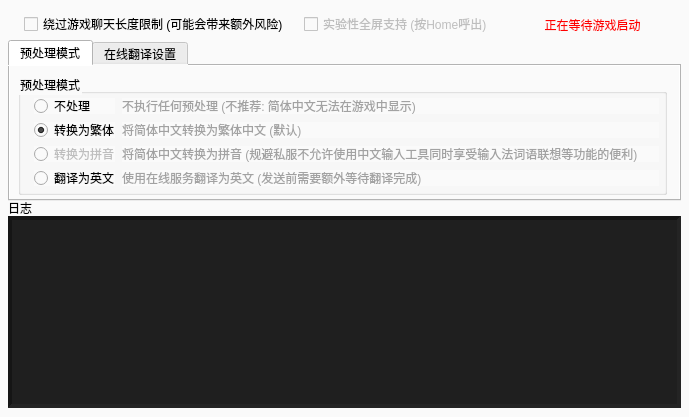
<?xml version="1.0" encoding="UTF-8"?>
<ui version="4.0">
 <class>BattlefieldChatClass</class>
 <widget class="QMainWindow" name="BattlefieldChatClass">
  <property name="geometry">
   <rect>
    <x>0</x>
    <y>0</y>
    <width>689</width>
    <height>417</height>
   </rect>
  </property>
  <property name="sizePolicy">
   <sizepolicy hsizetype="Fixed" vsizetype="Fixed">
    <horstretch>0</horstretch>
    <verstretch>0</verstretch>
   </sizepolicy>
  </property>
  <property name="windowTitle">
   <string>Battlefield 1 中文输入工具</string>
  </property>
  <property name="windowIcon">
   <iconset resource="BattlefieldChat.qrc">
    <normaloff>:/BattlefieldChat/icon1.ico</normaloff>:/BattlefieldChat/icon1.ico</iconset>
  </property>
  <property name="styleSheet">
   <string notr="true">background-color: rgb(250, 250, 250);</string>
  </property>
  <widget class="QWidget" name="centralWidget">
   <property name="sizePolicy">
    <sizepolicy hsizetype="Fixed" vsizetype="Fixed">
     <horstretch>0</horstretch>
     <verstretch>0</verstretch>
    </sizepolicy>
   </property>
   <property name="autoFillBackground">
    <bool>false</bool>
   </property>
   <widget class="QLabel" name="label">
    <property name="geometry">
     <rect>
      <x>8</x>
      <y>200</y>
      <width>657</width>
      <height>16</height>
     </rect>
    </property>
    <property name="text">
     <string>日志</string>
    </property>
   </widget>
   <widget class="QWidget" name="mainContent" native="true">
    <property name="enabled">
     <bool>true</bool>
    </property>
    <property name="geometry">
     <rect>
      <x>8</x>
      <y>16</y>
      <width>673</width>
      <height>185</height>
     </rect>
    </property>
    <widget class="QCheckBox" name="chkAllowBypassLimit">
     <property name="geometry">
      <rect>
       <x>16</x>
       <y>0</y>
       <width>273</width>
       <height>16</height>
      </rect>
     </property>
     <property name="text">
      <string>绕过游戏聊天长度限制 (可能会带来额外风险)</string>
     </property>
    </widget>
    <widget class="QCheckBox" name="chkSupportFullscreen">
     <property name="enabled">
      <bool>false</bool>
     </property>
     <property name="geometry">
      <rect>
       <x>296</x>
       <y>0</y>
       <width>185</width>
       <height>16</height>
      </rect>
     </property>
     <property name="text">
      <string>实验性全屏支持 (按Home呼出)</string>
     </property>
    </widget>
    <widget class="QTabWidget" name="tabWidget">
     <property name="geometry">
      <rect>
       <x>0</x>
       <y>24</y>
       <width>673</width>
       <height>161</height>
      </rect>
     </property>
     <property name="tabShape">
      <enum>QTabWidget::Rounded</enum>
     </property>
     <property name="currentIndex">
      <number>0</number>
     </property>
     <widget class="QWidget" name="tab">
      <attribute name="title">
       <string>预处理模式</string>
      </attribute>
      <widget class="QGroupBox" name="groupPreprocessMode">
       <property name="geometry">
        <rect>
         <x>8</x>
         <y>8</y>
         <width>649</width>
         <height>121</height>
        </rect>
       </property>
       <property name="title">
        <string>预处理模式</string>
       </property>
       <widget class="QRadioButton" name="radioModeNop">
        <property name="geometry">
         <rect>
          <x>16</x>
          <y>24</y>
          <width>81</width>
          <height>16</height>
         </rect>
        </property>
        <property name="text">
         <string>不处理</string>
        </property>
       </widget>
       <widget class="QRadioButton" name="radioModeTrad">
        <property name="geometry">
         <rect>
          <x>16</x>
          <y>48</y>
          <width>81</width>
          <height>16</height>
         </rect>
        </property>
        <property name="text">
         <string>转换为繁体</string>
        </property>
        <property name="checked">
         <bool>true</bool>
        </property>
       </widget>
       <widget class="QRadioButton" name="radioModePinyin">
        <property name="enabled">
         <bool>false</bool>
        </property>
        <property name="geometry">
         <rect>
          <x>16</x>
          <y>72</y>
          <width>81</width>
          <height>16</height>
         </rect>
        </property>
        <property name="text">
         <string>转换为拼音</string>
        </property>
       </widget>
       <widget class="QRadioButton" name="radioModeEnglish">
        <property name="enabled">
         <bool>true</bool>
        </property>
        <property name="geometry">
         <rect>
          <x>16</x>
          <y>96</y>
          <width>81</width>
          <height>16</height>
         </rect>
        </property>
        <property name="text">
         <string>翻译为英文</string>
        </property>
        <property name="checkable">
         <bool>true</bool>
        </property>
       </widget>
       <widget class="QLabel" name="label_3">
        <property name="geometry">
         <rect>
          <x>104</x>
          <y>24</y>
          <width>537</width>
          <height>16</height>
         </rect>
        </property>
        <property name="styleSheet">
         <string notr="true">color: rgb(162, 162, 162);</string>
        </property>
        <property name="text">
         <string>不执行任何预处理 (不推荐: 简体中文无法在游戏中显示)</string>
        </property>
       </widget>
       <widget class="QLabel" name="label_4">
        <property name="geometry">
         <rect>
          <x>104</x>
          <y>48</y>
          <width>537</width>
          <height>16</height>
         </rect>
        </property>
        <property name="styleSheet">
         <string notr="true">color: rgb(162, 162, 162);</string>
        </property>
        <property name="text">
         <string>将简体中文转换为繁体中文 (默认)</string>
        </property>
       </widget>
       <widget class="QLabel" name="label_5">
        <property name="geometry">
         <rect>
          <x>104</x>
          <y>72</y>
          <width>537</width>
          <height>16</height>
         </rect>
        </property>
        <property name="styleSheet">
         <string notr="true">color: rgb(162, 162, 162);</string>
        </property>
        <property name="text">
         <string>将简体中文转换为拼音 (规避私服不允许使用中文输入工具同时享受输入法词语联想等功能的便利)</string>
        </property>
       </widget>
       <widget class="QLabel" name="label_6">
        <property name="geometry">
         <rect>
          <x>104</x>
          <y>96</y>
          <width>537</width>
          <height>16</height>
         </rect>
        </property>
        <property name="styleSheet">
         <string notr="true">color: rgb(162, 162, 162);</string>
        </property>
        <property name="text">
         <string>使用在线服务翻译为英文 (发送前需要额外等待翻译完成)</string>
        </property>
       </widget>
      </widget>
     </widget>
     <widget class="QWidget" name="tab_2">
      <attribute name="title">
       <string>在线翻译设置</string>
      </attribute>
      <widget class="QGroupBox" name="groupBox">
       <property name="geometry">
        <rect>
         <x>8</x>
         <y>8</y>
         <width>257</width>
         <height>105</height>
        </rect>
       </property>
       <property name="title">
        <string>提供商</string>
       </property>
       <widget class="QRadioButton" name="radioProviderDeepL">
        <property name="enabled">
         <bool>false</bool>
        </property>
        <property name="geometry">
         <rect>
          <x>16</x>
          <y>24</y>
          <width>233</width>
          <height>16</height>
         </rect>
        </property>
        <property name="text">
         <string>DeepL (翻译质量最好 国内连接速度慢)</string>
        </property>
        <property name="checked">
         <bool>false</bool>
        </property>
       </widget>
       <widget class="QRadioButton" name="radioProviderBaidu">
        <property name="geometry">
         <rect>
          <x>16</x>
          <y>48</y>
          <width>233</width>
          <height>16</height>
         </rect>
        </property>
        <property name="text">
         <string>百度翻译 (需要自行申请密钥)</string>
        </property>
        <property name="checked">
         <bool>true</bool>
        </property>
       </widget>
      </widget>
      <widget class="QGroupBox" name="chkUseProxy">
       <property name="enabled">
        <bool>false</bool>
       </property>
       <property name="geometry">
        <rect>
         <x>464</x>
         <y>8</y>
         <width>201</width>
         <height>57</height>
        </rect>
       </property>
       <property name="title">
        <string>使用代理 (HTTPS)</string>
       </property>
       <property name="checkable">
        <bool>true</bool>
       </property>
       <property name="checked">
        <bool>false</bool>
       </property>
       <widget class="QLineEdit" name="editProxyHost">
        <property name="geometry">
         <rect>
          <x>16</x>
          <y>24</y>
          <width>121</width>
          <height>20</height>
         </rect>
        </property>
        <property name="text">
         <string>127.0.0.1</string>
        </property>
       </widget>
       <widget class="QSpinBox" name="editProxyPort">
        <property name="geometry">
         <rect>
          <x>144</x>
          <y>24</y>
          <width>42</width>
          <height>20</height>
         </rect>
        </property>
        <property name="buttonSymbols">
         <enum>QAbstractSpinBox::NoButtons</enum>
        </property>
        <property name="minimum">
         <number>1</number>
        </property>
        <property name="maximum">
         <number>65536</number>
        </property>
        <property name="value">
         <number>1080</number>
        </property>
       </widget>
      </widget>
      <widget class="QGroupBox" name="groupBox_3">
       <property name="geometry">
        <rect>
         <x>464</x>
         <y>72</y>
         <width>201</width>
         <height>57</height>
        </rect>
       </property>
       <property name="title">
        <string>翻译超时</string>
       </property>
       <widget class="QSpinBox" name="editTranslateTimeout">
        <property name="geometry">
         <rect>
          <x>16</x>
          <y>24</y>
          <width>153</width>
          <height>22</height>
         </rect>
        </property>
        <property name="minimum">
         <number>500</number>
        </property>
        <property name="maximum">
         <number>30000</number>
        </property>
        <property name="singleStep">
         <number>500</number>
        </property>
        <property name="value">
         <number>5000</number>
        </property>
       </widget>
       <widget class="QLabel" name="label_2">
        <property name="geometry">
         <rect>
          <x>176</x>
          <y>24</y>
          <width>17</width>
          <height>25</height>
         </rect>
        </property>
        <property name="text">
         <string>ms</string>
        </property>
       </widget>
      </widget>
      <widget class="QGroupBox" name="groupBox_2">
       <property name="geometry">
        <rect>
         <x>272</x>
         <y>8</y>
         <width>185</width>
         <height>81</height>
        </rect>
       </property>
       <property name="title">
        <string>百度翻译API密钥</string>
       </property>
       <widget class="QLineEdit" name="editTranslateBaiduKey">
        <property name="geometry">
         <rect>
          <x>56</x>
          <y>48</y>
          <width>113</width>
          <height>20</height>
         </rect>
        </property>
       </widget>
       <widget class="QLabel" name="label_7">
        <property name="geometry">
         <rect>
          <x>16</x>
          <y>24</y>
          <width>33</width>
          <height>20</height>
         </rect>
        </property>
        <property name="text">
         <string>APPID</string>
        </property>
       </widget>
       <widget class="QLineEdit" name="editTranslateBaiduAppid">
        <property name="geometry">
         <rect>
          <x>56</x>
          <y>24</y>
          <width>113</width>
          <height>20</height>
         </rect>
        </property>
       </widget>
       <widget class="QLabel" name="label_8">
        <property name="geometry">
         <rect>
          <x>16</x>
          <y>48</y>
          <width>33</width>
          <height>20</height>
         </rect>
        </property>
        <property name="text">
         <string>密钥</string>
        </property>
       </widget>
      </widget>
      <widget class="QCheckBox" name="chkTranslateKeepOriginal">
       <property name="geometry">
        <rect>
         <x>8</x>
         <y>112</y>
         <width>185</width>
         <height>25</height>
        </rect>
       </property>
       <property name="text">
        <string>翻译后保留中文原文</string>
       </property>
      </widget>
     </widget>
    </widget>
   </widget>
   <widget class="QLabel" name="lblCurrentStatus">
    <property name="geometry">
     <rect>
      <x>504</x>
      <y>8</y>
      <width>177</width>
      <height>33</height>
     </rect>
    </property>
    <property name="styleSheet">
     <string notr="true">color: rgb(255, 0, 0);
font: 12pt &quot;微软雅黑&quot;;</string>
    </property>
    <property name="text">
     <string>正在等待游戏启动</string>
    </property>
    <property name="textFormat">
     <enum>Qt::PlainText</enum>
    </property>
    <property name="alignment">
     <set>Qt::AlignCenter</set>
    </property>
   </widget>
   <widget class="QListWidget" name="listLogs">
    <property name="geometry">
     <rect>
      <x>8</x>
      <y>216</y>
      <width>673</width>
      <height>192</height>
     </rect>
    </property>
    <property name="sizePolicy">
     <sizepolicy hsizetype="Fixed" vsizetype="Fixed">
      <horstretch>0</horstretch>
      <verstretch>0</verstretch>
     </sizepolicy>
    </property>
    <property name="focusPolicy">
     <enum>Qt::ClickFocus</enum>
    </property>
    <property name="styleSheet">
     <string notr="true">background-color: rgb(31, 31, 31);
color: rgb(255, 255, 255);
font: 9pt &quot;Consolas&quot;;</string>
    </property>
    <property name="frameShape">
     <enum>QFrame::Panel</enum>
    </property>
    <property name="lineWidth">
     <number>4</number>
    </property>
    <property name="editTriggers">
     <set>QAbstractItemView::NoEditTriggers</set>
    </property>
    <property name="showDropIndicator" stdset="0">
     <bool>false</bool>
    </property>
    <property name="selectionMode">
     <enum>QAbstractItemView::NoSelection</enum>
    </property>
   </widget>
  </widget>
 </widget>
 <layoutdefault spacing="6" margin="11"/>
 <resources>
  <include location="BattlefieldChat.qrc"/>
 </resources>
 <connections/>
</ui>
